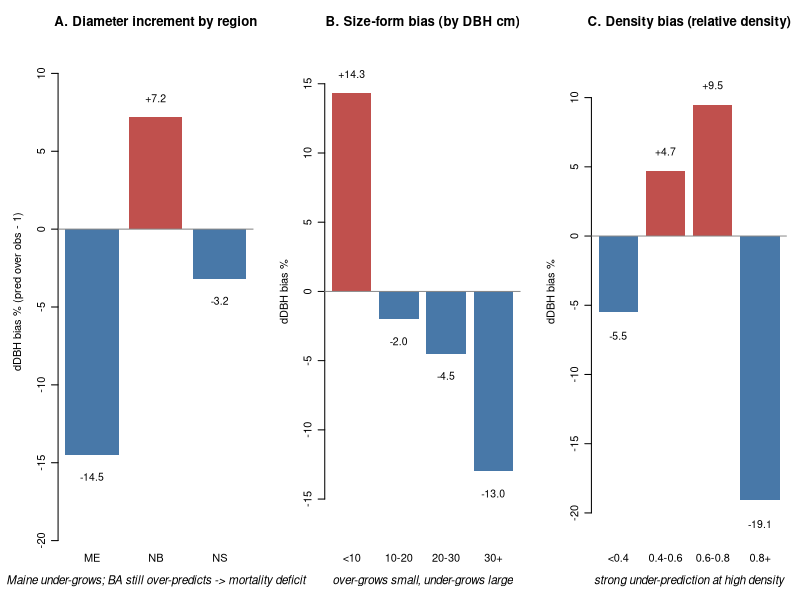

Reproduce this figure in R.
# Diameter-increment diagnosis figure: regional bias (the mortality-deficit signal),
# size-form bias, and density bias. Base R.
FIG <- "/home/aweiskittel/Documents/Claude/CRSF-Cowork/active-projects/fvs-acd-site-update/figures/acadgy_increment_diagnosis.png"
png(FIG, width=2300, height=820, res=200)
par(mfrow=c(1,3), mar=c(4.5,4.4,3.2,1), mgp=c(2.6,0.8,0), font.main=2)
ax <- function(v) ifelse(v>=0,"#C0504D","#4878A8")
## A region
reg <- c(ME=-14.5, NB=7.2, NS=-3.2)
b<-barplot(reg, col=ax(reg), border=NA, ylim=c(-20,12), ylab="dDBH bias % (pred over obs - 1)", main="A. Diameter increment by region")
abline(h=0,col="#888"); text(b, reg+ifelse(reg>=0,1.2,-1.4), sprintf("%+.1f",reg), cex=0.95)
mtext("Maine under-grows; BA still over-predicts -> mortality deficit", side=1, line=2.5, cex=0.7, font=3)
## B DBH class
dc <- c("<10"=14.3,"10-20"=-2.0,"20-30"=-4.5,"30+"=-13.0)
b2<-barplot(dc, col=ax(dc), border=NA, ylim=c(-18,18), ylab="dDBH bias %", main="B. Size-form bias (by DBH cm)")
abline(h=0,col="#888"); text(b2, dc+ifelse(dc>=0,1.4,-1.6), sprintf("%+.1f",dc), cex=0.95)
mtext("over-grows small, under-grows large", side=1, line=2.5, cex=0.7, font=3)
## C RD class
rd <- c("<0.4"=-5.5,"0.4-0.6"=4.7,"0.6-0.8"=9.5,"0.8+"=-19.1)
b3<-barplot(rd, col=ax(rd), border=NA, ylim=c(-22,14), ylab="dDBH bias %", main="C. Density bias (relative density)")
abline(h=0,col="#888"); text(b3, rd+ifelse(rd>=0,1.4,-1.7), sprintf("%+.1f",rd), cex=0.95)
mtext("strong under-prediction at high density", side=1, line=2.5, cex=0.7, font=3)
dev.off(); cat("wrote",FIG,"\n")
